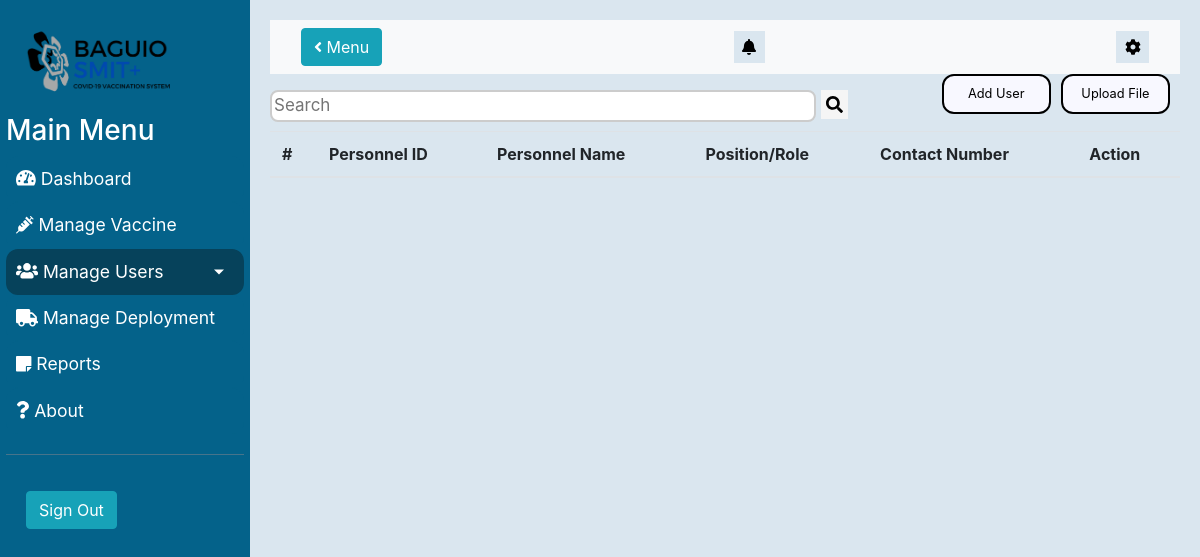
The page /AdminBackEnd/ManagePersonnelHome.php on the database as committed earlier.
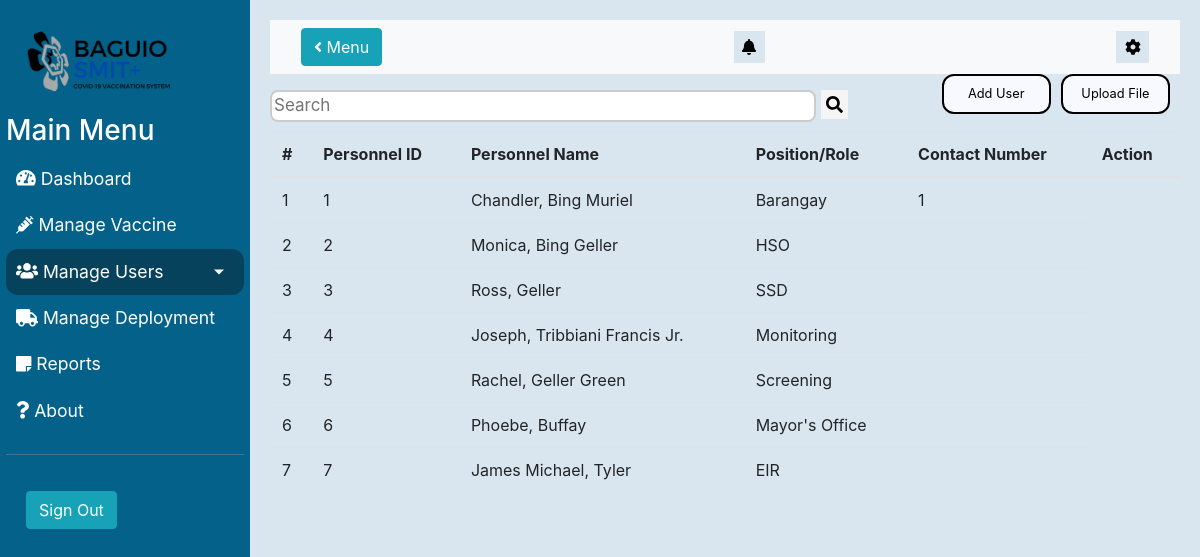
The same page on the database as committed later.
### tables this page shows
CREATE TABLE `employee` (
  `employee_id` int(11) NOT NULL,
  `employee_first_name` varchar(255) NOT NULL,
  `employee_last_name` varchar(255) NOT NULL,
  `employee_middle_name` varchar(255) DEFAULT NULL,
  `employee_suffix` varchar(255) DEFAULT NULL,
  `employee_role` varchar(255) NOT NULL,
  `barangay_id` int(11) DEFAULT NULL,
  `employee_contact_number` char(11) NOT NULL
);

### require/getEmployee.php (called while the page is built)
<?php
    include("../includes/database.php");
    include("../includes/constructor.php");
    $query = "SELECT * FROM employee";
    $employees = [];
    $stmt = $database->stmt_init();
    $stmt->prepare($query);
    $stmt->bind_result($employeeId, $employeeLastName, $employeeFirstName, $employeeMiddleName, $employeeSuffix, $employeeRole, $employeeContactNumber);
    $stmt->execute();
    while ($stmt->fetch()){
        $employee = new employeeInfo($employeeId, $employeeLastName, $employeeFirstName, $employeeMiddleName, $employeeSuffix, $employeeRole, $employeeContactNumber);
        $employees[] = $employee;
    }

### includes/constructor.php (called while the page is built, shortened)
<?php
class employeeInfo{
    private $employeeId;
    private $employeeLastName;
    private $employeeFirstName;
    private $employeeMiddleName;
    private $employeeSuffix;
    private $employeeRole;
    private $employeeContact;
    public function __construct($empId, $empLast, $empFirst, $empMiddle, $empSuffix, $empRole, $empNumber)
    {
        $this->employeeId = $empId;
        $this->employeeLastName = $empLast;
        $this->employeeFirstName = $empFirst;
        $this->employeeMiddleName = $empMiddle;
        $this->employeeSuffix = $empSuffix;
        $this->employeeRole = $empRole;
        $this->employeeContact = $empNumber;
    }
    public function getEmployeeId()
    {
        return $this->employeeId;
    }
    public function getEmployeeLastName()
    {
        return $this->employeeLastName;
    }
    public function getEmployeeFirstName()
    {
        return $this->employeeFirstName;
    }
    public function getEmployeeMiddleName()
    {
        return $this->employeeMiddleName;
    }
    public function getEmployeeContact()
    {
        return $this->employeeContact;
    }
    public function getEmployeeRole()
    {
        return $this->employeeRole;
    }
    public function getEmployeeSuffix()
    {
        return $this->employeeSuffix;
    }
}
?>

### AdminBackEnd/ManagePersonnelHome.php (the view, shortened to what this page needs)
<?php
include_once("../includes/database.php") ?>
<head>
    <link href="../css/style.css" rel="stylesheet">
    <link href="https://stackpath.bootstrapcdn.com/bootstrap/4.3.1/css/bootstrap.min.css"
 rel="stylesheet">
</head>
<body>
<div class="wrapper">
    <nav id="sidebar">
        <div class="sidebar-header">
            <div class="sidebar-brand-icon">
                <img style="width:150px;" src="../img/SMIT+.png" alt="Baguio Logo">
            </div>
        </div>
        <ul class="list-unstyled components">
            <h3 id="mainmenu">Main Menu</h3>
            <li>
                <a href="#"><i class="fas fa-tachometer-alt"></i> Dashboard</a>
            </li>
            <li>
                <a href="ManageVaccineHome.php"><i class="fas fa-syringe"></i> Manage Vaccine</a>
            </li>
            <li class="active">
                <a href="#ManageUsersSubmenu" data-toggle="collapse" aria-expanded="false" class="dropdown-toggle"><i
                            class="fas fa-users"></i> Manage Users</a>
            </li>
            <li>
                <a href="ManageDeployment.php"><i class="fas fa-truck"></i> Manage Deployment</a>
            </li>
            <li>
                <a href="ManageReportHome.php"><i class="fas fa-sticky-note"></i> Reports</a>
            </li>
            <li>
                <a href="aboutAdmin.html"><i class="fas fa-question"></i> About</a>
            </li>
        </ul>
        <ul class="list-unstyled CTAs">
            <button type="button" class="btn btn-info">
                <span>Sign Out</span>
            </button>
        </ul>
    </nav>
    <div id="content">
        <nav class="navbar navbar-expand-lg navbar-light bg-light">
            <div class="container-fluid">
                <button type="button" id="sidebarCollapse" class="btn btn-info" onclick="Toggle()">
                    <i class='fas fa-angle-left'></i> Menu
                </button>
                <button class="btnTop">
                    <i class="fas fa-bell"></i>
                </button>
                <button class="btnTop btnBell">
                    <i class="fas fa-cog"></i>
                </button>
            </div>
        </nav>
        <button id="uploadFileBtn" type="button" class="buttonTop" data-toggle="modal" data-target="#upload-File">
            Upload File
        </button>
        <button id="addPersonnelBtn" type="button" class="buttonTop">Add User</button>
        <div class="search-container">
            <input type="text" placeholder="Search" id="searchPersonnel" name="searchPersonnel" onkeyup="searchPersonnel()">
            <button type="submit" id="searchPersonnelBtn" name="searchPersonnelBtn" onclick="searchPersonnel()"><i class="fa fa-search"></i></button>
        </div>
        <table class="table table-row table-hover" id="personnelTable">
            <thead>
            <tr>
                <th scope="col">#</th>
                <th scope="col">Personnel ID</th>
                <th scope="col">Personnel Name</th>
                <th scope="col">Position/Role</th>
                <th scope="col">Contact Number</th>
                <th scope="col">Action</th>
            </tr>
            </thead>
            <?php
            require_once '../require/getEmployee.php';
            $count = 0;
            foreach ($employees as $emp) {
                $count++;
                $id = $emp->getEmployeeId();
                $role = $emp->getEmployeeRole();
                $contact = $emp->getEmployeeContact();
                if ($emp->getEmployeeMiddleName() == null && $emp->getEmployeeSuffix() == null) {
                    $name = $emp->getEmployeeLastName() . ", " . $emp->getEmployeeFirstName();
                } else if ($emp->getEmployeeSuffix() == null) {
                    $name = $emp->getEmployeeLastName() . ", " . $emp->getEmployeeFirstName() . " " . $emp->getEmployeeMiddleName();
                } else if ($emp->getEmployeeMiddleName() == null) {
                    $name = $emp->getEmployeeLastName() . ", " . $emp->getEmployeeFirstName() . " " . $emp->getEmployeeSuffix();
                } else {
                    $name = $emp->getEmployeeLastName() . ", " . $emp->getEmployeeFirstName() . " " . $emp->getEmployeeMiddleName() . " " . $emp->getEmployeeSuffix();
                }
                echo "<tr>
                <td>$count</td>
                <td>$id</td>
                <td>$name</td>
                <td>$role</td>
                <td>$contact</td>
                </tr>";
            }
            ?>
        </table>
    </div>
</div>
</body>

### css/style.css (style rules this page uses)
body { font-family: 'Poppins', sans-serif; }
.sidebar-brand-icon { padding-bottom: 0%; margin-bottom: -12%; }
a, a:hover, a:focus { color: inherit; text-decoration: none; transition: all 0.3s; border-radius: 12px; }
.buttonTop { display: block; float: right; background: ghostwhite; border: 2px solid black; width: 12%; height: 40px; color: black!important; margin-right: 10px; font-size: 80%; }
.buttonTop { border-radius: 12px; }
.search-container button { display: inline-block; padding: 6px 5px; background: whitesmoke; font-size: 17px; border: none; cursor: pointer; width: 3%; height: auto; }
.search-container { margin-bottom: 1%; }
input[type=text] { font-size: 17px; height: auto; display: inline-block; border: 2px solid #ccc; border-radius: 8px; }
.wrapper { display: flex; width: 100%; align-items: stretch; background-color: #ffffff; position: relative; overflow: hidden; }
#sidebar { min-width: 250px; max-width: 250px; background: #04628A; color: #fff; transition: all 0.3s; padding: .5%; }
#sidebar .sidebar-header { padding: 20px; background: #04628A; }
#sidebar ul.components { padding: 20px 0; border-bottom: 1px solid #47748b; }
#sidebar ul li a { padding: 10px; font-size: 1.1em; display: block; }
#sidebar ul li a { color: #fff !important; background: #04628A; ; }
#sidebar ul li.active>a, a[aria-expanded="true"] { color: #fff; background: #06425b; }
a[data-toggle="collapse"] { position: relative; }
.dropdown-toggle::after { display: block; position: absolute; top: 50%; right: 20px; transform: translateY(-50%); }
ul.CTAs { padding: 20px; }
.btnTop { border: none; background: #dae6ef; padding: 1%; }
#searchVaccine,#searchPatient,#searchPersonnel { width: 60%; }
#content { background-color: #dae6ef; width: 100%; padding: 20px; min-height: 100vh; transition: all 0.3s; }

Rows that differ between the two databases and show on the page:
added employee: employee_id "1", name "Chandler, Bing Muriel", employee_role "Barangay", barangay "1"
added employee: employee_id "2", name "Monica, Bing Geller", employee_role "HSO"
added employee: employee_id "3", name "Ross, Geller", employee_role "SSD"
added employee: employee_id "4", name "Joseph, Tribbiani Francis Jr.", employee_role "Monitoring"
added employee: employee_id "5", name "Rachel, Geller Green", employee_role "Screening"
added employee: employee_id "6", name "Phoebe, Buffay", employee_role "Mayor's Office"
added employee: employee_id "7", name "James Michael, Tyler", employee_role "EIR"
